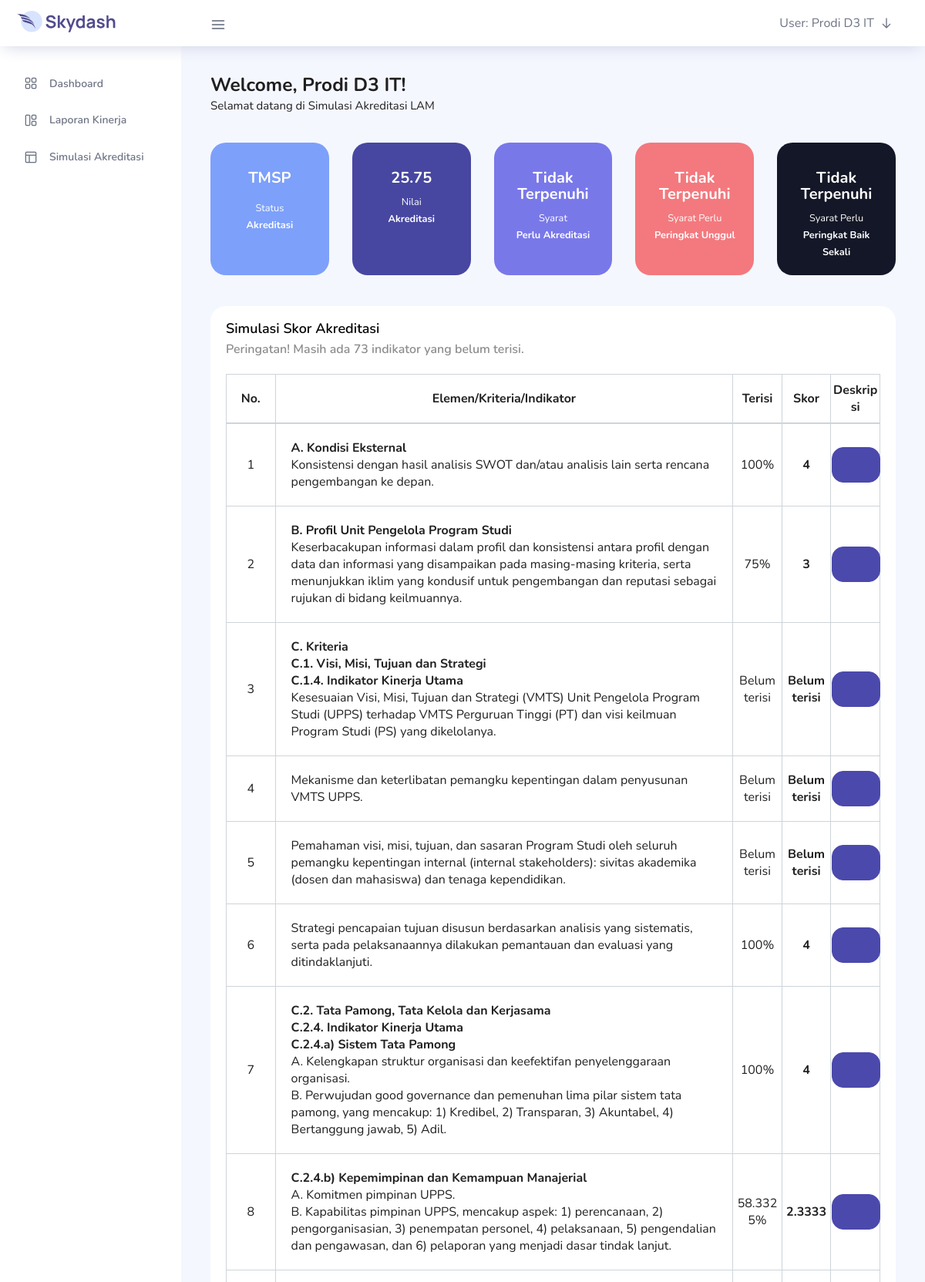
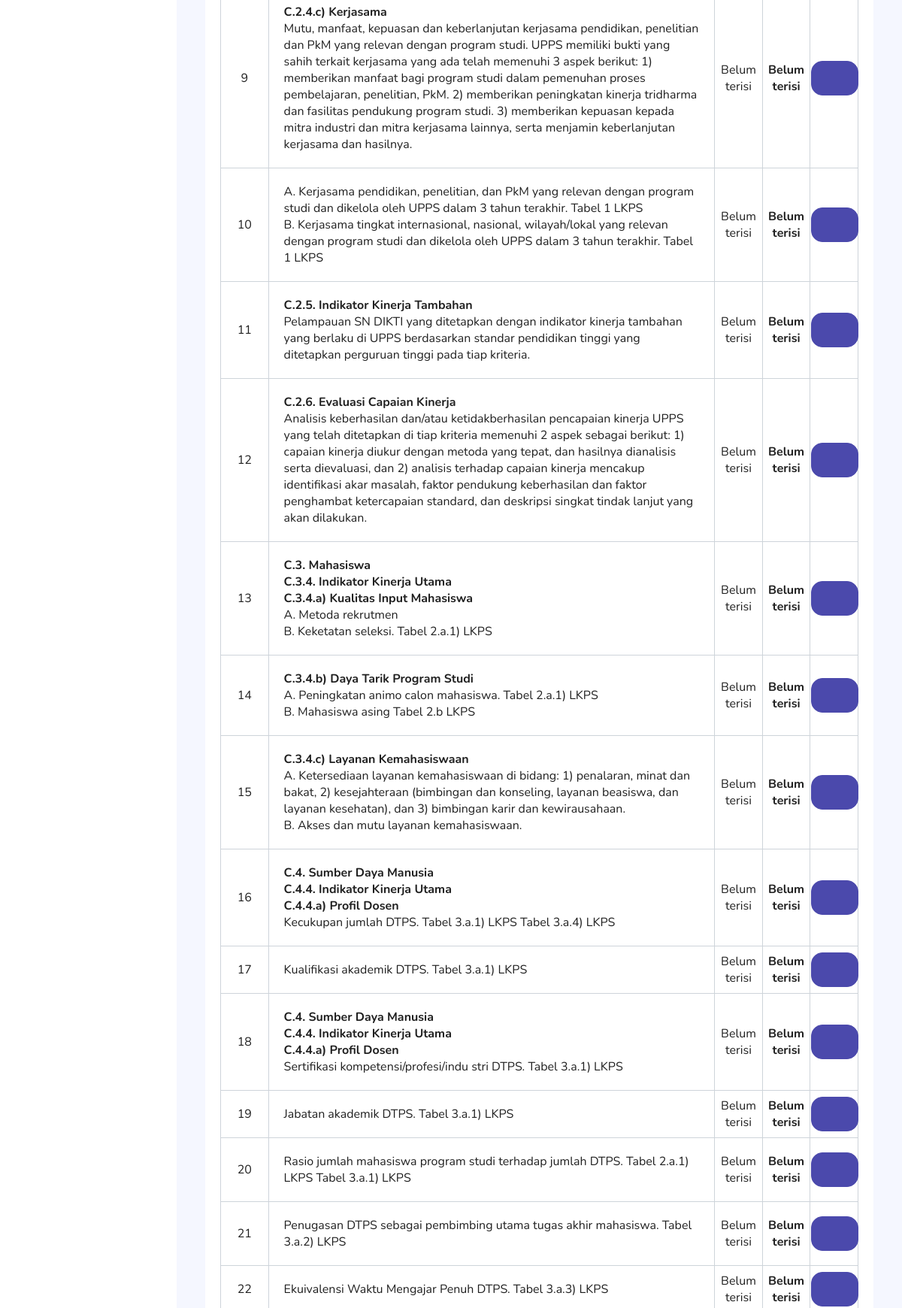
/pages/tables/simulasi_akreditasi.php (signed in, upper part), run on the app's committed database (2 pictures, top to bottom).
### tables this page shows
CREATE TABLE `penilaian` (
  `id` int(11) NOT NULL,
  `elemen` varchar(255) DEFAULT NULL,
  `indikator` text NOT NULL,
  `nilai_4` text NOT NULL,
  `nilai_3` text NOT NULL,
  `nilai_2` text NOT NULL,
  `nilai_1` text NOT NULL,
  `nilai_0` text NOT NULL,
  `catatan` text NOT NULL
);

### controllers/nilaiAkreditasiController.php (called while the page is built, shortened)
<?php
include_once("connection.php");
if ($_SESSION['id'] == ID_PRODI_D3_IT)
    $users_id = ID_ASESOR_D3_IT;
else
    $users_id = $_SESSION['id'];
$result = mysqli_query(
    $conn,
    "SELECT *
    FROM `nilai`
    WHERE users_id = $users_id
    ORDER BY id
    "
);
function getListNilai()
{
    global $result;
    if ($result->num_rows > 0) {
        $data = mysqli_fetch_array($result);
        $list_nilai = unserialize($data['list_nilai']);
        return $list_nilai;
    } else
        inputPertamaListNilai();
    return inisialisasiListNilai();
}
function hitungBelumTerisi($list_nilai)
{
    $jumlah_belum_terisi = 0;
    for ($i = 0; $i < 78; $i++) {
        if ($list_nilai[$i] == -1)
            $jumlah_belum_terisi++;
    }
    return $jumlah_belum_terisi;
}
function getListBobot($list_elemen)
{
    $total_bobot = 400;
    $bobot['a'] = 0.02;
    $bobot['b'] = 0.015;
    $bobot['c'] = 0.885;
    $bobot['d'] = 0.05;
    $bobot['e'] = 0.03;
    $list_bobot['a'] = ($bobot['a'] * $total_bobot) / $list_elemen['jumlah_a'] / 4;
    $list_bobot['b'] = ($bobot['b'] * $total_bobot) / $list_elemen['jumlah_b'] / 4;
    $list_bobot['c'] = ($bobot['c'] * $total_bobot) / $list_elemen['jumlah_c'] / 4;
    $list_bobot['d'] = ($bobot['d'] * $total_bobot) / $list_elemen['jumlah_d'] / 4;
    $list_bobot['e'] = ($bobot['e'] * $total_bobot) / $list_elemen['jumlah_e'] / 4;
    return $list_bobot;
}
function getListAkreditasi($list_bobot, $list_elemen, $list_nilai)
{
    $nilai_a = $list_elemen['a'] * $list_bobot['a'];
    $nilai_b = $list_elemen['b'] * $list_bobot['b'];
    $nilai_c = $list_elemen['c'] * $list_bobot['c'];
    $nilai_d = $list_elemen['d'] * $list_bobot['d'];
    $nilai_e = $list_elemen['e'] * $list_bobot['e'];
    $total_nilai = $nilai_a + $nilai_b + $nilai_c + $nilai_d + $nilai_e;
    $list_akreditasi['total_nilai'] = $total_nilai;
    $list_akreditasi['syarat_perlu_akreditasi'] = false;
    $list_akreditasi['syarat_perlu_unggul'] = false;
    $list_akreditasi['syarat_perlu_baik_sekali'] = false;
    $list_akreditasi['status'] = "TMSP";
    return $list_akreditasi;
}

### controllers/pemisahController.php (called while the page is built, shortened)
<?php
function perluPemisah($entitas)
{
    if (strpos($entitas, '*') == false)
        return false;
    else
        return true;
}

### pages/tables/simulasi_akreditasi.php (the view, shortened to what this page needs)
<?php
include_once("../../controllers/pemisahController.php");
include_once("../../controllers/elemenController.php");
include_once("../../controllers/nilaiAkreditasiController.php");
$list_nilai = getListNilai();
$list_elemen = getListElemen($list_nilai);
$list_akreditasi = getListAkreditasi(getListBobot($list_elemen), $list_elemen, $list_nilai);
$result = mysqli_query(
  $conn,
  "SELECT *
  FROM `penilaian`
  ORDER BY id
  "
);
?>
<!DOCTYPE html>
<html lang="en">
<head>
  <link rel="stylesheet" href="../../vendors/feather/feather.css">
  <link rel="stylesheet" href="../../vendors/ti-icons/css/themify-icons.css">
  <link rel="stylesheet" href="../../vendors/css/vendor.bundle.base.css">
  <link rel="stylesheet" href="../../css/vertical-layout-light/style.css">
</head>
<body>
  <div class="container-scroller">
    <nav class="navbar col-lg-12 col-12 p-0 fixed-top d-flex flex-row">
      <div class="text-center navbar-brand-wrapper d-flex align-items-center justify-content-center">
        <a class="navbar-brand brand-logo mr-5" href="../../index.php"><img src="../../images/logo.svg" class="mr-2" alt="logo" /></a>
      </div>
      <div class="navbar-menu-wrapper d-flex align-items-center justify-content-end">
        <button class="navbar-toggler navbar-toggler align-self-center" type="button" data-toggle="minimize">
          <span class="icon-menu"></span>
        </button>
        <ul class="navbar-nav navbar-nav-right">
          <li class="nav-item nav-profile dropdown">
            <a class="nav-link dropdown-toggle" href="#" data-toggle="dropdown" id="profileDropdown">
              <?= "User: " . $_SESSION['name'] ?>
              <i class="icon-arrow-down ml-1 mr-1 pb-1"></i>
            </a>
          </li>
        </ul>
      </div>
    </nav>
    <div class="container-fluid page-body-wrapper">
      <nav class="sidebar sidebar-offcanvas" id="sidebar">
        <ul class="nav">
          <li class="nav-item">
            <a class="nav-link" href="../../index.php">
              <i class="icon-grid menu-icon"></i>
              <span class="menu-title">Dashboard</span>
            </a>
          </li>
          <li class="nav-item">
            <a class="nav-link" href="../forms/laporan_kinerja.php">
              <i class="icon-content-left menu-icon"></i>
              <span class="menu-title">Laporan Kinerja</span>
            </a>
          </li>
          <li class="nav-item">
            <a class="nav-link" href="../tables/simulasi_akreditasi.php">
              <i class="icon-layout menu-icon"></i>
              <span class="menu-title">Simulasi Akreditasi</span>
            </a>
          </li>
        </ul>
      </nav>
      <div class="main-panel">
        <div class="content-wrapper">
          <div class="row">
            <div class="col-md-12 grid-margin">
              <div class="row">
                <div class="col-12 mb-4 mb-xl-0">
                  <h3 class="font-weight-bold">Welcome, <?= $_SESSION['name'] ?>!</h3>
                  <h6 class="font-weight-normal mb-0">Selamat datang di Simulasi Akreditasi LAM</h6>
                </div>
              </div>
            </div>
          </div>
          <div class="row">
            <div class="col-md-12 grid-margin transparent">
              <div class="row text-center">
                <div class="col-md stretch-card transparent">
                  <div class="card card-tale">
                    <div class="card-body">
                      <p class="fs-20 mt-3 mb-3"><b><?= $list_akreditasi['status'] ?></b></p>
                      <small class="mb-0">Status<br><b>Akreditasi</b></small>
                    </div>
                  </div>
                </div>
                <div class="col-md stretch-card transparent">
                  <div class="card card-dark-blue">
                    <div class="card-body">
                      <p class="fs-20 mt-3 mb-2"><b><?= is_float($list_akreditasi['total_nilai']) ? round($list_akreditasi['total_nilai'], 2) : $list_akreditasi['total_nilai'] ?></b></p>
                      <small class="mb-0">Nilai<br><b>Akreditasi</b></small>
                    </div>
                  </div>
                </div>
                <div class="col-md stretch-card transparent">
                  <div class="card card-light-blue">
                    <div class="card-body">
                      <p class="fs-20 mt-3 mb-2"><b><?= $list_akreditasi['syarat_perlu_akreditasi'] ? "Terpenuhi" : "Tidak Terpenuhi" ?></b></p>
                      <small class="mb-0">Syarat<br><b>Perlu Akreditasi</b></small>
                    </div>
                  </div>
                </div>
                <div class="col-md stretch-card transparent">
                  <div class="card card-light-danger">
                    <div class="card-body">
                      <p class="fs-20 mt-3 mb-2"><b><?= $list_akreditasi['syarat_perlu_unggul'] ? "Terpenuhi" : "Tidak Terpenuhi" ?></b></p>
                      <small class="mb-0">Syarat Perlu<br><b>Peringkat Unggul</b></small>
                    </div>
                  </div>
                </div>
                <div class="col-md stretch-card transparent">
                  <div class="card card-dark">
                    <div class="card-body">
                      <p class="fs-20 mt-3 mb-2"><b><?= $list_akreditasi['syarat_perlu_baik_sekali'] ? "Terpenuhi" : "Tidak Terpenuhi" ?></b></p>
                      <small class="mb-0">Syarat Perlu<br><b>Peringkat Baik Sekali</b></small>
                    </div>
                  </div>
                </div>
              </div>
            </div>
          </div>
          <div class="row">
            <div class="col-lg-12 grid-margin stretch-card">
              <div class="card">
                <div class="card-body">
                  <div class="card-title mb-0">
                    <h4>Simulasi Skor Akreditasi</h4>
                  </div>
                  <?php
                  if (hitungBelumTerisi($list_nilai) != 0) {
                    echo "
                    <div class='card-subtitle mb-0'>
                      <h5>Peringatan! Masih ada " . hitungBelumTerisi($list_nilai) . " indikator yang belum terisi.</h5>
                    </div>
                    ";
                  }
                  ?>
                  <div class="table-responsive pt-3">
                    <table style="table-layout: fixed; width: 100%" class="table-bordered">
                      <thead>
                        <tr>
                          <th class="text-center">
                            No.
                          </th>
                          <th class="text-center" style="word-wrap: break-word;padding: 20px;width: 70%;">
                            Elemen/Kriteria/Indikator
                          </th>
                          <th class="text-center">
                            Terisi
                          </th>
                          <th class="text-center">
                            Skor
                          </th>
                          <th class="text-center">
                            Deskripsi
                          </th>
                        </tr>
                      </thead>
                      <tbody>
                        <?php while ($data = mysqli_fetch_array($result)) { ?>
                          <tr>
                            <td class="text-center">
                              <?= $data['id'] ?>
                            </td>
                            <td style="padding: 20px;width: 70%;">
                              <b>
                                <?php
                                if ($data['id'] == 1)
                                  echo $data['elemen'] . "<br>";
                                else {
                                  if (!($data['elemen'] == $elemen_sebelumnya)) {
                                    if (perluPemisah($data['elemen'])) {
                                      cetakElemen($data['elemen']);
                                      echo "<br>";
                                    } else
                                      echo $data['elemen'] . "<br>";
                                  }
                                }
                                $elemen_sebelumnya = $data['elemen'];
                                ?>
                              </b>
                              <?php
                              if (perluPemisah($data['indikator']))
                                cetakElemen($data['indikator']);
                              else
                                echo $data['indikator'];
                              ?>
                            </td>
                            <td class="text-center">
                              <a <?= $_SESSION['role'] == 'asesor' ? "href='../forms/pertanyaan_akreditasi.php?halaman=<?= $data[id] ?>'" : "" ?>>
                                <?php
                                if ($list_nilai[$data['id'] - 1] == -1)
                                  echo "Belum terisi";
                                else {
                                  if (strpos($list_nilai[$data['id'] - 1], '.'))
                                    echo round(floatval($list_nilai[$data['id'] - 1]), 4) * 25 . "%";
                                  else
                                    echo $list_nilai[$data['id'] - 1] * 25 . "%";
                                }
                                ?>
                              </a>
                            </td>
                            <td class="text-center">
                              <b>
                                <?php
                                if ($list_nilai[$data['id'] - 1] == -1)
                                  echo "Belum terisi";
                                else
                                  echo strpos($list_nilai[$data['id'] - 1], '.') ? round(floatval($list_nilai[$data['id'] - 1]), 4) : $list_nilai[$data['id'] - 1];
                                ?>
                              </b>
                            </td>
                            <td class="text-center">
                              <button type="button" class="btn btn-primary" onclick="modal_deskripsi(<?= $data['id'] - 1 ?>)" data-toggle="modal" data-target="#modalDeskripsi"><i class="ti-zoom-in"></i></button>
                            </td>
                          </tr>
                        <?php }
                        ?>
                      </tbody>
                    </table>
                  </div>
                </div>
              </div>
            </div>
          </div>
        </div>
      </div>
    </div>
  </div>
</body>
</html>

### controllers/elemenController.php (shortened to what this page needs)
<?php
include_once("nilaiAkreditasiController.php");
function cetakElemen($elemen)
{
    $elemen_pisah = explode("*", $elemen);
    for ($i = 0; $i < count($elemen_pisah); $i++) {
        echo $elemen_pisah[$i];
        if ($i < count($elemen_pisah) - 1)
            echo "<br>";
    }
}
function getListElemen($list_nilai = NULL)
{
    $elemen_c = 0;
    $elemen_d = 0;
    $elemen_e = 0;
    $jumlah_c = 0;
    $jumlah_d = 0;
    $jumlah_e = 0;
    for ($i = 0; $i < count($list_nilai) - 1; $i++) {
        if ($list_nilai[$i] == -1)
            $list_nilai[$i] = 0;
        if ($i >= 2 && $i <= 70) {
            $elemen_c += $list_nilai[$i];
            $jumlah_c++;
        }
        if ($i >= 71 && $i <= 74) {
            $elemen_d += $list_nilai[$i];
            $jumlah_d++;
        }
        if ($i >= 75 && $i <= 77) {
            $elemen_e += $list_nilai[$i];
            $jumlah_e++;
        }
    }
    $elemen_a = $list_nilai[0];
    $elemen_b = $list_nilai[1];
    return array(
        'a' => $elemen_a, 'b' => $elemen_b, 'c' => $elemen_c, 'd' => $elemen_d, 'e' => $elemen_e,
        'jumlah_a' => 1, 'jumlah_b' => 1, 'jumlah_c' => $jumlah_c, 'jumlah_d' => $jumlah_d, 'jumlah_e' => $jumlah_e,
        'total_elemen' => $elemen_a + $elemen_b + $elemen_c + $elemen_d + $elemen_e
    );
}

### data on the page
penilaian: id "1", elemen "A. Kondisi Eksternal", indikator "Konsistensi dengan hasil analisis SWOT dan/atau analisis lain serta rencana pengembangan ke depan.", $list_nilai[$data['id']-1]*25 "100", id "4"
penilaian: id "2", elemen "B. Profil Unit Pengelola Program Studi", indikator "Keserbacakupan informasi dalam profil dan konsistensi antara profil dengan data dan informasi yang disampaikan pada masing-masing kriteria, serta menunjukkan iklim yang kondusif untuk pengembangan dan reputasi sebagai rujukan di bidang keilmuannya.", $list_nilai[$data['id']-1]*25 "75", id "3"
penilaian: id "3", elemen "C. Kriteria", elemen "C.1. Visi, Misi, Tujuan dan Strategi", elemen "C.1.4. Indikator Kinerja Utama", indikator "Kesesuaian Visi, Misi, Tujuan dan Strategi (VMTS) Unit Pengelola Program Studi (UPPS) terhadap VMTS Perguruan Tinggi (PT) dan visi keilmuan Program Studi (PS) yang dikelolanya.", shows "Belum terisi"
penilaian: id "4", indikator "Mekanisme dan keterlibatan pemangku kepentingan dalam penyusunan VMTS UPPS.", shows "Belum terisi"
penilaian: id "5", indikator "Pemahaman visi, misi, tujuan, dan sasaran Program Studi oleh seluruh pemangku kepentingan internal (internal stakeholders): sivitas akademika (dosen dan mahasiswa) dan tenaga kependidikan.", shows "Belum terisi"
penilaian: id "6", indikator "Strategi pencapaian tujuan disusun berdasarkan analisis yang sistematis, serta pada pelaksanaannya dilakukan pemantauan dan evaluasi yang ditindaklanjuti.", $list_nilai[$data['id']-1]*25 "100", id "4"
penilaian: id "7", elemen "C.2. Tata Pamong, Tata Kelola dan Kerjasama", elemen "C.2.4. Indikator Kinerja Utama", elemen "C.2.4.a) Sistem Tata Pamong", indikator "A. Kelengkapan struktur organisasi dan keefektifan penyelenggaraan organisasi.", indikator "B. Perwujudan good governance dan pemenuhan lima pilar sistem tata pamong, yang mencakup: 1) Kredibel, 2) Transparan, 3) Akuntabel, 4) Bertanggung jawab, 5) Adil.", $list_nilai[$data['id']-1]*25 "100", id "4"
penilaian: id "8", elemen "C.2.4.b) Kepemimpinan dan Kemampuan Manajerial", indikator "A. Komitmen pimpinan UPPS.", indikator "B. Kapabilitas pimpinan UPPS, mencakup aspek: 1) perencanaan, 2) pengorganisasian, 3) penempatan personel, 4) pelaksanaan, 5) pengendalian dan pengawasan, dan 6) pelaporan yang menjadi dasar tindak lanjut.", round(floatval($list_nilai[$data['id']-1]),4)*25 "58.3325", id "2.3333"
penilaian: id "9", elemen "C.2.4.c) Kerjasama", indikator "Mutu, manfaat, kepuasan dan keberlanjutan kerjasama pendidikan, penelitian dan PkM yang relevan dengan program studi. UPPS memiliki bukti yang sahih terkait kerjasama yang ada telah memenuhi 3 aspek berikut: 1) memberikan manfaat bagi program studi dalam pemenuhan proses pembelajaran, penelitian, PkM. 2) memberikan peningkatan kinerja tridharma dan fasilitas pendukung program studi. 3) memberikan kepuasan kepada mitra industri dan mitra kerjasama lainnya, serta menjamin keberlanjutan kerjasama dan hasilnya.", shows "Belum terisi"
penilaian: id "10", indikator "A. Kerjasama pendidikan, penelitian, dan PkM yang relevan dengan program studi dan dikelola oleh UPPS dalam 3 tahun terakhir. Tabel 1 LKPS", indikator "B. Kerjasama tingkat internasional, nasional, wilayah/lokal yang relevan dengan program studi dan dikelola oleh UPPS dalam 3 tahun terakhir. Tabel 1 LKPS", shows "Belum terisi"
penilaian: id "11", elemen "C.2.5. Indikator Kinerja Tambahan", indikator "Pelampauan SN DIKTI yang ditetapkan dengan indikator kinerja tambahan yang berlaku di UPPS berdasarkan standar pendidikan tinggi yang ditetapkan perguruan tinggi pada tiap kriteria.", shows "Belum terisi"
penilaian: id "12", elemen "C.2.6. Evaluasi Capaian Kinerja", indikator "Analisis keberhasilan dan/atau ketidakberhasilan pencapaian kinerja UPPS yang telah ditetapkan di tiap kriteria memenuhi 2 aspek sebagai berikut: 1) capaian kinerja diukur dengan metoda yang tepat, dan hasilnya dianalisis serta dievaluasi, dan 2) analisis terhadap capaian kinerja mencakup identifikasi akar masalah, faktor pendukung keberhasilan dan faktor penghambat ketercapaian standard, dan deskripsi singkat tindak lanjut yang akan dilakukan.", shows "Belum terisi"
penilaian: id "13", elemen "C.3. Mahasiswa", elemen "C.3.4. Indikator Kinerja Utama", elemen "C.3.4.a) Kualitas Input Mahasiswa", indikator "A. Metoda rekrutmen", indikator "B. Keketatan seleksi. Tabel 2.a.1) LKPS", shows "Belum terisi"
penilaian: id "14", elemen "C.3.4.b) Daya Tarik Program Studi", indikator "A. Peningkatan animo calon mahasiswa. Tabel 2.a.1) LKPS", indikator "B. Mahasiswa asing Tabel 2.b LKPS", shows "Belum terisi"
penilaian: id "15", elemen "C.3.4.c) Layanan Kemahasiswaan", indikator "A. Ketersediaan layanan kemahasiswaan di bidang: 1) penalaran, minat dan bakat, 2) kesejahteraan (bimbingan dan konseling, layanan beasiswa, dan layanan kesehatan), dan 3) bimbingan karir dan kewirausahaan.", indikator "B. Akses dan mutu layanan kemahasiswaan.", shows "Belum terisi"
penilaian: id "16", elemen "C.4. Sumber Daya Manusia", elemen "C.4.4. Indikator Kinerja Utama", elemen "C.4.4.a) Profil Dosen", indikator "Kecukupan jumlah DTPS. Tabel 3.a.1) LKPS Tabel 3.a.4) LKPS", shows "Belum terisi"
penilaian: id "17", indikator "Kualifikasi akademik DTPS. Tabel 3.a.1) LKPS", shows "Belum terisi"
penilaian: id "18", elemen "C.4. Sumber Daya Manusia", elemen "C.4.4. Indikator Kinerja Utama", elemen "C.4.4.a) Profil Dosen", indikator "Sertifikasi kompetensi/profesi/indu stri DTPS. Tabel 3.a.1) LKPS", shows "Belum terisi"
penilaian: id "19", indikator "Jabatan akademik DTPS. Tabel 3.a.1) LKPS", shows "Belum terisi"
penilaian: id "20", indikator "Rasio jumlah mahasiswa program studi terhadap jumlah DTPS. Tabel 2.a.1) LKPS Tabel 3.a.1) LKPS", shows "Belum terisi"
penilaian: id "21", indikator "Penugasan DTPS sebagai pembimbing utama tugas akhir mahasiswa. Tabel 3.a.2) LKPS", shows "Belum terisi"
penilaian: id "22", indikator "Ekuivalensi Waktu Mengajar Penuh DTPS. Tabel 3.a.3) LKPS", shows "Belum terisi"

### other printed values
$_SESSION['name'] "Prodi D3 IT"
$list_akreditasi['status'] "TMSP"
$list_akreditasi['total_nilai'] "25.75"
hitungBelumTerisi($list_nilai) "73"
